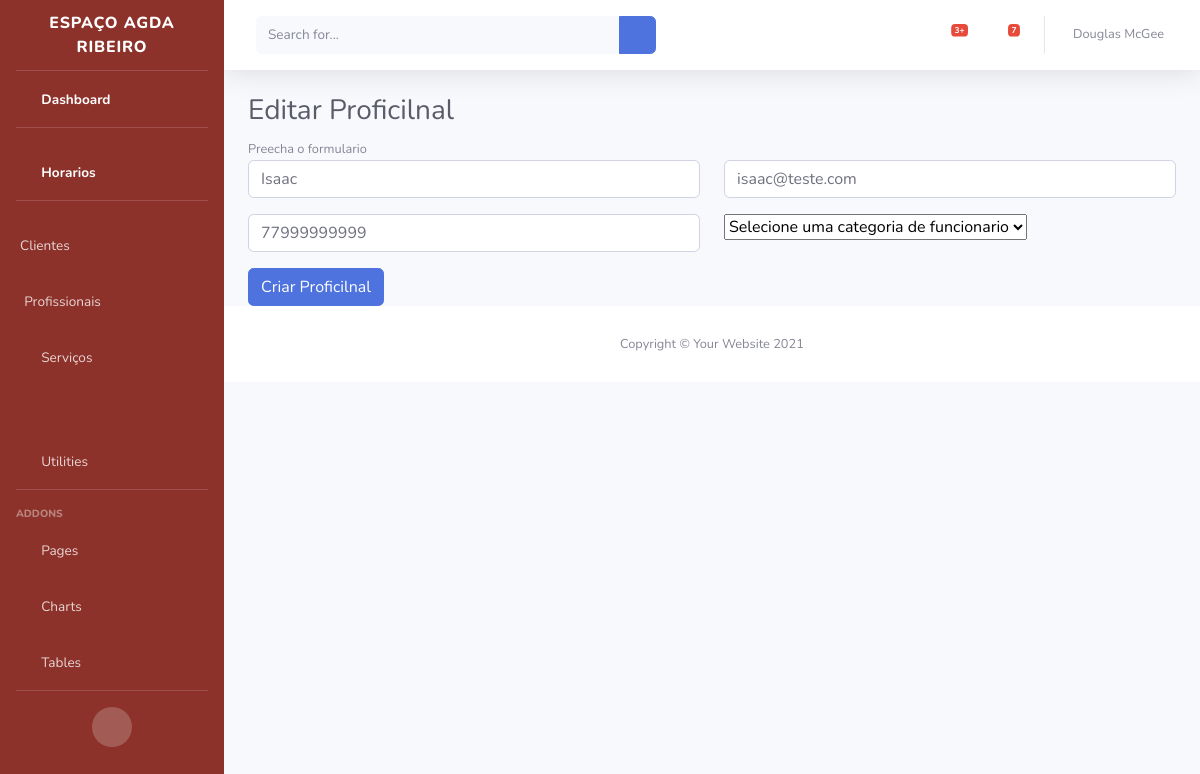
Screenshot of /usuarios/editar_funcionario/1 with the database file from the repository.
### usuarios/models/colaborador.py (models this page shows, shortened)
class Colaborador(Pessoa):
    tipo_colaborador = models.CharField(
                        max_length=10,
                        choices=STATUS_COLABORADOR,
                        default="funcio"
    )

### usuarios/views.py (the view, shortened to what this page needs)
# urls.py: path("editar_funcionario/<int:funcionario_id>",editar_funcionarios, name="editar_funcionario"),
def editar_funcionarios(request, funcionario_id):
    funcionario = Colaborador.objects.filter(id=funcionario_id)
    usuario_do_funcionario = list(funcionario.values_list("user",flat=True))[0]
    user = User.objects.filter(id=usuario_do_funcionario)
    print(user)
    return render(
                request,
                "admin/editar_funcionario.html",
                {
                    "funcionario":funcionario
                }
                )

### templates/admin/editar_funcionario.html (shortened to what this page needs)
{% extends  "admin/base.html" %}
{% load static %}
{% block content %}
<h1 class="h3 mb-2 text-gray-800">Editar Proficilnal</h1>
<small>Preecha o formulario</small>
<br>
{% for func in funcionario %}
<form class="user" action="{% url 'editar_funcionario' func.id %}" method="post" enctype="multipart/form-data">
        <div class="form-group row">
            <div class="col-sm-6 mb-3 mb-sm-0">
                <input type="text" class="form-control " id="exampleFirstName" name="nome" value="{{func.nome}}"
                    placeholder="Nome">
            </div>
            <div class="col-sm-6">
                <input type="email" class="form-control " id="exampleLastName" name="email" value="{{func.email}}"
                    placeholder="E-mail">
            </div>
        </div>
        <div class="form-group row">
            <div class="col-sm-6 mb-3 mb-sm-0">
                <input type="text" class="form-control " id="exampleFirstName" name="whapp" value="{{func.telefone}}"
                    placeholder="Whatsapp">
            </div>
            <div class="col-sm-6 mb-3 mb-sm-0">
                <select class="form-select" aria-label="Default select example" name="tipo">
                    <option selected>Selecione uma categoria de funcionario</option>
                  </select>
            </div>
        </div>
        <input class="btn btn-primary"type="submit" value="Criar Proficilnal">
</form>
{% endfor %}
{% endblock %}

### rows the page displays
Colaborador: nome "Isaac", email "isaac@teste.com", whapp "77999999999"
